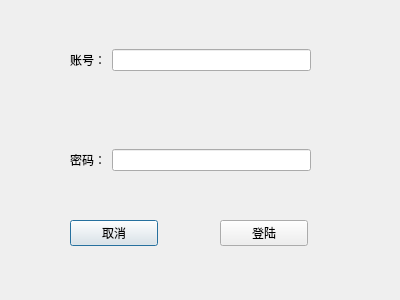
<?xml version="1.0" encoding="UTF-8"?>
<ui version="4.0">
 <class>logingPage</class>
 <widget class="QDialog" name="logingPage">
  <property name="geometry">
   <rect>
    <x>0</x>
    <y>0</y>
    <width>400</width>
    <height>300</height>
   </rect>
  </property>
  <property name="windowTitle">
   <string>Qt loging</string>
  </property>
  <widget class="QWidget" name="centralwidget">
   <widget class="QPushButton" name="pushButton">
    <property name="geometry">
     <rect>
      <x>70</x>
      <y>220</y>
      <width>88</width>
      <height>26</height>
     </rect>
    </property>
    <property name="text">
     <string>取消</string>
    </property>
   </widget>
   <widget class="QPushButton" name="pushButton_2">
    <property name="geometry">
     <rect>
      <x>220</x>
      <y>220</y>
      <width>88</width>
      <height>26</height>
     </rect>
    </property>
    <property name="text">
     <string>登陆</string>
    </property>
   </widget>
   <widget class="QWidget" name="horizontalLayoutWidget">
    <property name="geometry">
     <rect>
      <x>70</x>
      <y>20</y>
      <width>241</width>
      <height>80</height>
     </rect>
    </property>
    <layout class="QHBoxLayout" name="horizontalLayout">
     <item>
      <widget class="QLabel" name="label">
       <property name="text">
        <string>账号：</string>
       </property>
      </widget>
     </item>
     <item>
      <widget class="QLineEdit" name="lineEdit"/>
     </item>
    </layout>
   </widget>
   <widget class="QWidget" name="horizontalLayoutWidget_2">
    <property name="geometry">
     <rect>
      <x>70</x>
      <y>120</y>
      <width>241</width>
      <height>80</height>
     </rect>
    </property>
    <layout class="QHBoxLayout" name="horizontalLayout_2">
     <item>
      <widget class="QLabel" name="label_2">
       <property name="text">
        <string>密码：</string>
       </property>
      </widget>
     </item>
     <item>
      <widget class="QLineEdit" name="lineEdit_2">
       <property name="echoMode">
        <enum>QLineEdit::Password</enum>
       </property>
      </widget>
     </item>
    </layout>
   </widget>
  </widget>
 </widget>
 <resources/>
 <connections/>
</ui>
